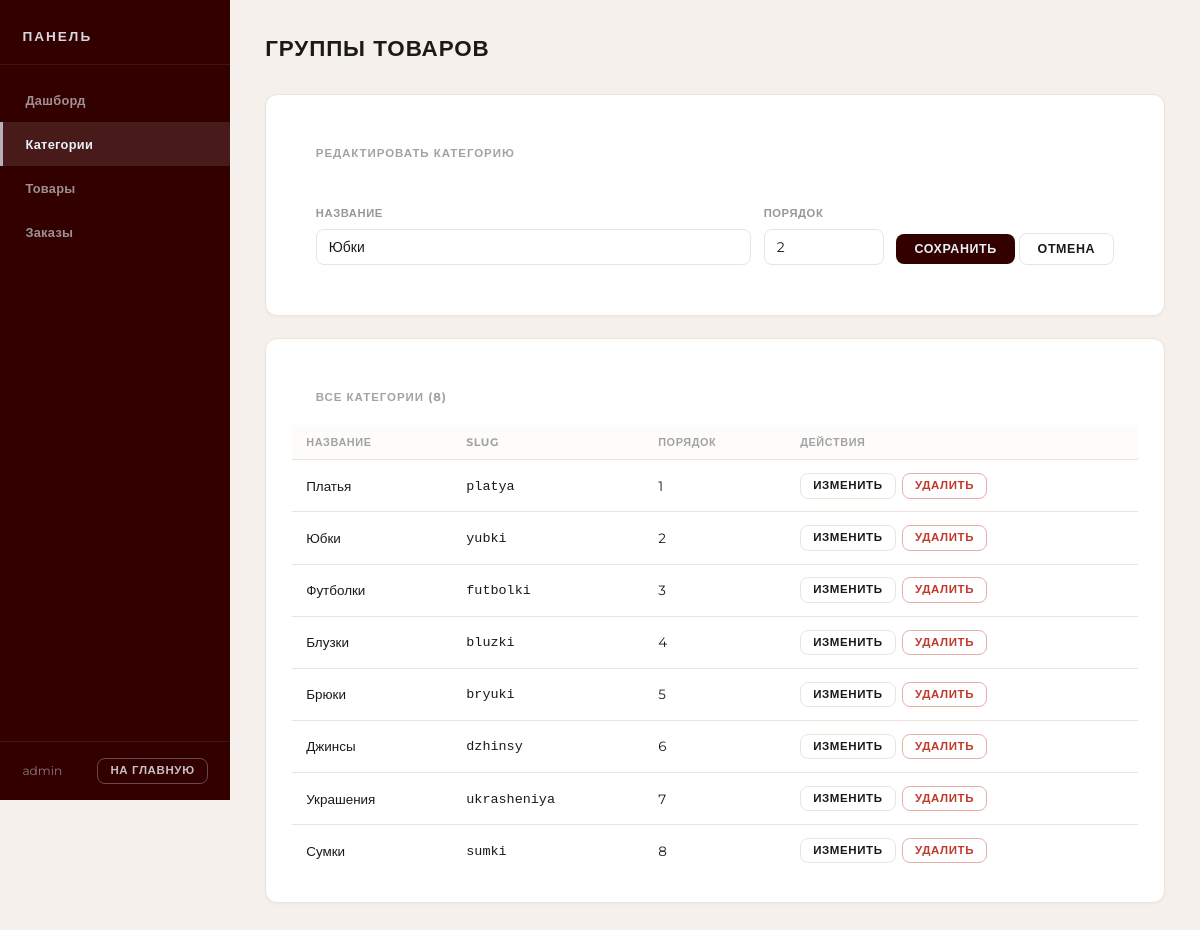
The page /admin/categories.php?edit=2 (signed in) on the database its author committed.
### tables this page shows
CREATE TABLE `product_categories` (
  `id` int UNSIGNED NOT NULL,
  `name` varchar(100) NOT NULL,
  `slug` varchar(110) NOT NULL,
  `sort_order` int UNSIGNED NOT NULL DEFAULT '0',
  `created_at` datetime NOT NULL DEFAULT CURRENT_TIMESTAMP
);

### config/db.php (called while the page is built, shortened)
<?php
function db(): PDO {
    static $pdo = null;
    if ($pdo === null) {
        $dsn = sprintf('mysql:host=%s;dbname=%s;charset=%s', DB_HOST, DB_NAME, DB_CHARSET);
        $options = [
            PDO::ATTR_ERRMODE            => PDO::ERRMODE_EXCEPTION,
            PDO::ATTR_DEFAULT_FETCH_MODE => PDO::FETCH_ASSOC,
            PDO::ATTR_EMULATE_PREPARES   => false,
        ];
        try {
            $pdo = new PDO($dsn, DB_USER, DB_PASS, $options);
        } catch (PDOException $e) {
            error_log($e->getMessage());
            die('Database connection error. Please try again later.');
        }
    }
    return $pdo;
}

### includes/categories.php (called while the page is built, shortened)
<?php
require_once __DIR__ . '/../config/db.php';
require_once __DIR__ . '/security.php';
function categories_all(): array {
    $stmt = db()->query(
        'SELECT id, name, slug, sort_order FROM product_categories ORDER BY sort_order, name'
    );
    return $stmt->fetchAll();
}
function category_by_id(int $id) {
    $stmt = db()->prepare('SELECT * FROM product_categories WHERE id = ? LIMIT 1');
    $stmt->execute([$id]);
    return $stmt->fetch();
}

### includes/security.php (called while the page is built, shortened)
<?php
function e(string $str): string {
    return htmlspecialchars($str, ENT_QUOTES | ENT_SUBSTITUTE, 'UTF-8');
}

### admin/categories.php (the view, shortened to what this page needs)
<?php
require_once ROOT . '/config/db.php';
require_once ROOT . '/includes/security.php';
require_once ROOT . '/includes/categories.php';
$categories = categories_all();
$editCategory = isset($_GET['edit']) ? category_by_id((int)$_GET['edit']) : null;
?>
<!DOCTYPE html>
<html lang="ru">
<head>
    <link rel="stylesheet" href="/assets/css/style.css">
    <link rel="stylesheet" href="/admin/assets/css/admin.css">
</head>
<body class="admin-layout">
<?php include __DIR__ . '/includes/admin_nav.php'; ?>
<main class="admin-main">
    <div class="admin-header">
        <h1>Группы товаров</h1>
    </div>
    <section class="admin-card">
        <h2><?= $editCategory ? 'Редактировать категорию' : 'Новая категория' ?></h2>
        <form method="post" action="/admin/categories.php" class="form-inline">
            <div class="form-group" style="min-width:200px">
                <label for="name">Название</label>
                <input type="text" id="name" name="name" required maxlength="100"
                       placeholder="Например: Платья"
                       value="<?= e($editCategory['name'] ?? '') ?>">
            </div>
            <div class="form-group form-group--small">
                <label for="sort_order">Порядок</label>
                <input type="number" id="sort_order" name="sort_order" min="0"
                       value="<?= (int)($editCategory['sort_order'] ?? 0) ?>">
            </div>
            <div class="form-group" style="flex:0 0 auto;padding-top:1.55rem;margin-bottom:0">
                <button type="submit" class="btn btn--primary"><?= $editCategory ? 'Сохранить' : 'Создать' ?></button>
                <?php if ($editCategory): ?><a href="/admin/categories.php" class="btn btn--ghost">Отмена</a><?php endif; ?>
            </div>
        </form>
    </section>
    <section class="admin-card">
        <h2>Все категории (<?= count($categories) ?>)</h2>
        <?php if (empty($categories)): ?>
            <p class="empty-hint">Категорий пока нет.</p>
        <?php else: ?>
        <table class="admin-table admin-table--simple">
            <thead><tr><th>Название</th><th>Slug</th><th>Порядок</th><th>Действия</th></tr></thead>
            <tbody>
            <?php foreach ($categories as $cat): ?>
                <tr>
                    <td><?= e($cat['name']) ?></td>
                    <td><code><?= e($cat['slug']) ?></code></td>
                    <td><?= (int)$cat['sort_order'] ?></td>
                    <td class="actions">
                        <div class="actions-wrap">
                        <a href="/admin/categories.php?edit=<?= (int)$cat['id'] ?>"
                           class="btn btn--sm btn--ghost">Изменить</a>
                        <form method="post" action="/admin/categories.php"
                              onsubmit="return confirm('Удалить категорию «<?= e($cat['name']) ?>»?')">
                            <button type="submit" class="btn btn--sm btn--danger">Удалить</button>
                        </form>
                        </div>
                    </td>
                </tr>
            <?php endforeach; ?>
            </tbody>
        </table>
        <?php endif; ?>
    </section>
</main>
</body>
</html>

### assets/css/style.css (style rules this page uses)
*, *::before, *::after { margin: 0; padding: 0; box-sizing: border-box; }
:root { --page-bg: #FFFFFF; --header-bg: #330000; --header-text: #E7F0F7; --main-text: #1A1A1A; }
body { background-color: var(--page-bg); color: var(--main-text); font-family: "Montserrat", sans-serif; font-weight: 400; line-height: 1.5; scroll-behavior: smooth; }
a { text-decoration: none; color: inherit; }

### admin/assets/css/admin.css (style rules this page uses)
:root { --admin-bg: #F5F0EB; --admin-sidebar: #330000; --admin-text: #1A1A1A; --admin-border: #EBE4DA; --admin-white: #FFFFFF; --admin-accent: #330000; --admin-danger: #c0392b; --admin-success: #27ae60; --admin-warning: #b8860b; --admin-info: #1a6b9a; --sidebar-width: 230px; --topbar-height: 56px; }
*, *::before, *::after { box-sizing: border-box; margin: 0; padding: 0; }
body { font-family: "Montserrat", sans-serif; background: var(--admin-bg); color: var(--admin-text); font-size: 0.88rem; line-height: 1.5; }
a { text-decoration: none; color: inherit; }
.admin-layout { display: flex; min-height: 100vh; }
.admin-main { flex: 1; min-width: 0; padding: 2rem 2.2rem; }
.admin-header { display: flex; align-items: center; justify-content: space-between; margin-bottom: 1.8rem; flex-wrap: wrap; gap: 0.8rem; }
.admin-header h1 { font-size: 1.4rem; font-weight: 800; text-transform: uppercase; letter-spacing: 0.04em; color: var(--admin-text); }
.admin-card { background: var(--admin-white); border-radius: 12px; padding: 1.6rem; margin-bottom: 1.4rem; border: 1px solid var(--admin-border); box-shadow: 0 1px 3px rgba(0,0,0,0.04); overflow-x: auto; -webkit-overflow-scrolling: touch; }
.admin-card > *:not(table) { padding: 1.5rem; }
.admin-card > h2 { padding: 1.5rem 1.5rem 0; }
.admin-card h2 { font-size: 0.72rem; font-weight: 700; text-transform: uppercase; letter-spacing: 0.08em; color: var(--admin-text); opacity: 0.4; margin-bottom: 1.2rem; }
.admin-table { width: 100%; border-collapse: collapse; font-size: 0.84rem; min-width: 700px; }
.admin-table--simple { min-width: 0; }
.admin-table th { text-align: left; padding: 0.55rem 0.9rem; font-size: 0.68rem; font-weight: 700; text-transform: uppercase; letter-spacing: 0.6px; color: var(--admin-text); opacity: 0.4; border-bottom: 1px solid var(--admin-border); white-space: nowrap; background: #fdfaf7; }
.admin-table td { padding: 0.8rem 0.9rem; border-bottom: 1px solid var(--admin-border); vertical-align: middle; }
.admin-table tr:last-child td { border-bottom: none; }
.admin-table tbody tr { transition: background 0.1s; }
.admin-table td.actions { white-space: nowrap; vertical-align: middle; }
.admin-table td.actions .actions-wrap { display: flex; align-items: center; gap: 0.4rem; }
.admin-table td.actions form { display: contents; }
.form-group { flex: 1; min-width: 180px; margin-bottom: 1rem; }
.form-group--small { flex: 0 0 160px; min-width: 120px; }
.form-group > label { display: block; font-size: 0.7rem; font-weight: 700; text-transform: uppercase; letter-spacing: 0.6px; color: var(--admin-text); opacity: 0.45; margin-bottom: 0.45rem; }
.form-group input[type="text"], .form-group input[type="number"], .form-group input[type="email"], .form-group input[type="tel"], .form-group input[type="file"], .form-group select, .form-group textarea { width: 100%; padding: 9px 12px; border: 1.5px solid var(--admin-border); border-radius: 8px; font-family: "Montserrat", sans-serif; font-size: 0.87rem; color: var(--admin-text); background: var(--admin-white); outline: none; transition: border-color 0.18s, box-shadow 0.18s; }
.btn { display: inline-flex; align-items: center; justify-content: center; gap: 0.4rem; padding: 9px 18px; border-radius: 8px; font-family: "Montserrat", sans-serif; font-size: 0.78rem; font-weight: 700; letter-spacing: 0.6px; text-transform: uppercase; border: none; cursor: pointer; text-decoration: none; transition: all 0.15s; white-space: nowrap; vertical-align: middle; line-height: 1; }
.btn--primary { background: var(--admin-accent); color: #E7F0F7; }
.btn--ghost { background: transparent; color: var(--admin-text); border: 1px solid var(--admin-border); }
.btn--danger { background: transparent; color: var(--admin-danger); border: 1px solid rgba(192,57,43,0.4); }
.btn--sm { padding: 6px 12px; font-size: 0.72rem; }
.form-inline { display: flex; align-items: flex-end; gap: 0.8rem; flex-wrap: wrap; }
.form-inline .form-group { margin-bottom: 0; }
.form-inline .form-group--small { flex: 0 0 120px; }
#orders-table, .admin-table { min-width: 750px !important; }

### rows shown on the page
product_categories: name "Юбки", sort_order "2", slug "yubki"
product_categories: name "Платья", slug "platya", sort_order "1"
product_categories: name "Футболки", slug "futbolki", sort_order "3"
product_categories: name "Блузки", slug "bluzki", sort_order "4"
product_categories: name "Брюки", slug "bryuki", sort_order "5"
product_categories: name "Джинсы", slug "dzhinsy", sort_order "6"
product_categories: name "Украшения", slug "ukrasheniya", sort_order "7"
product_categories: name "Сумки", slug "sumki", sort_order "8"

### other values the page prints
$_SESSION['username'] "admin"
count($categories) "8"
